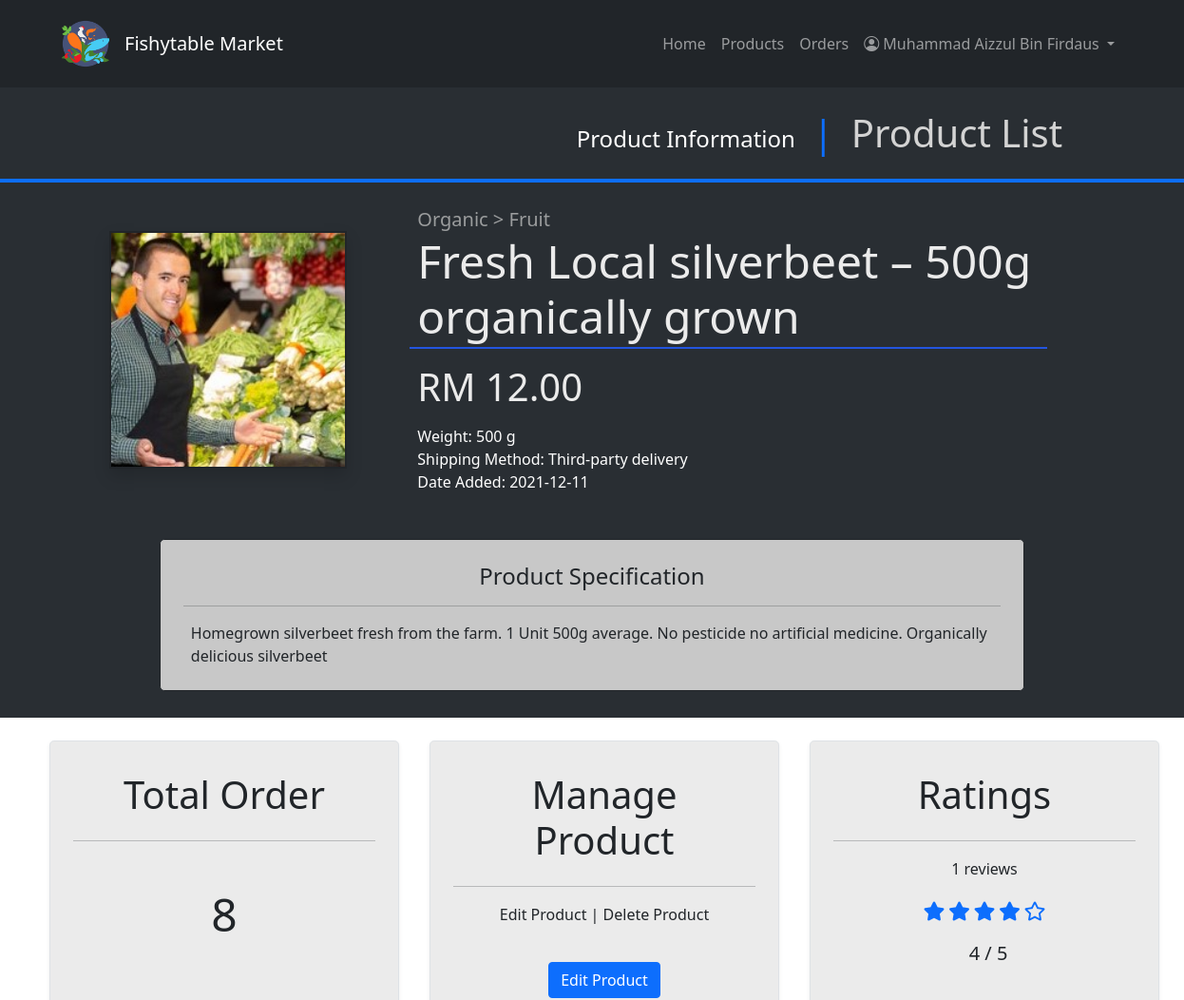
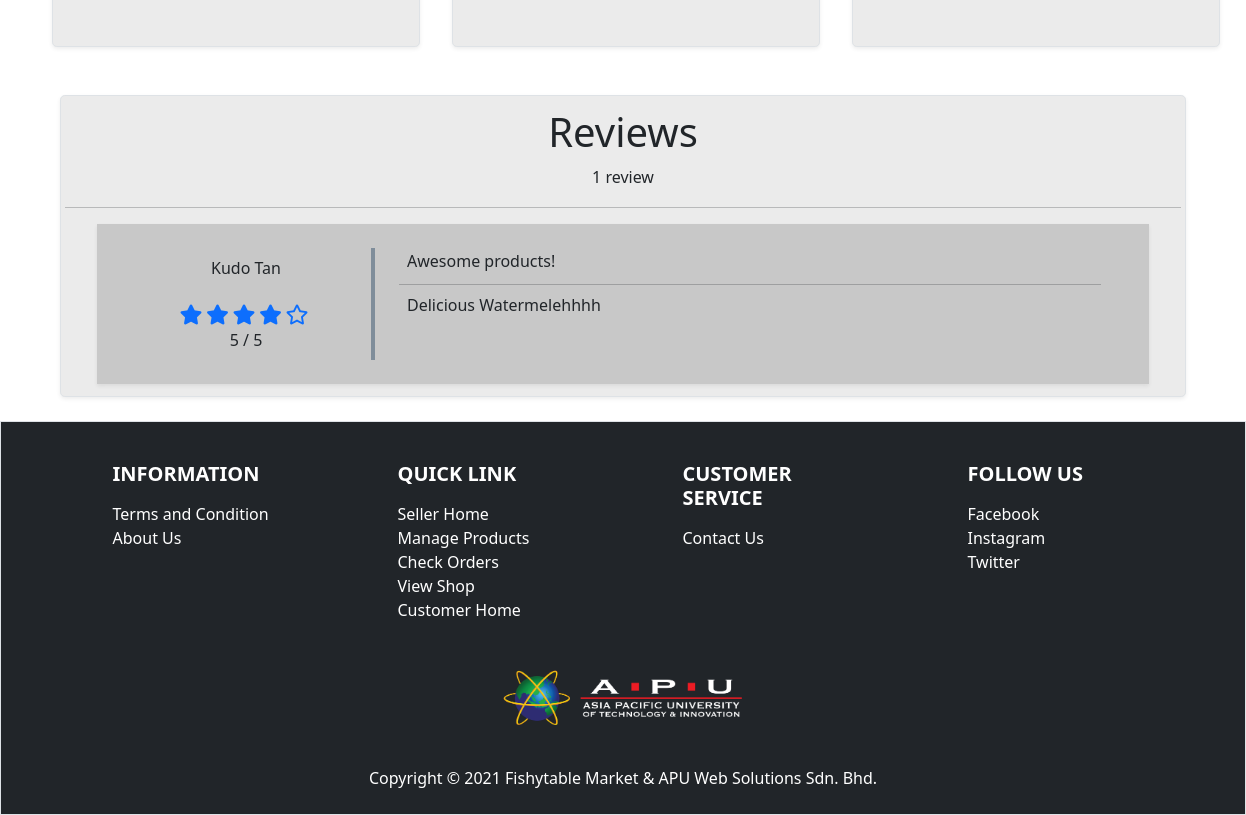
Screenshot of /seller_products_info.php?ProductID=3 (signed in) with the database file from the repository (2 pictures, top to bottom).
### tables this page shows
CREATE TABLE IF NOT EXISTS `product` (
  `ProductID` int NOT NULL AUTO_INCREMENT,
  `ProductName` varchar(60) NOT NULL,
  `ShippingMethod` varchar(25) NOT NULL,
  `Price` decimal(10,2) NOT NULL,
  `ProductSpecification` varchar(1200) DEFAULT NULL,
  `ProductPicture` varchar(255) NOT NULL,
  `Weight` int NOT NULL,
  `DateAdded` date NOT NULL,
  `SellerID` int NOT NULL,
  `SubCategoryID` char(6) NOT NULL,
  `ProductRating` int DEFAULT NULL,
  PRIMARY KEY (`ProductID`),
  KEY `SellerID` (`SellerID`,`SubCategoryID`),
  KEY `SubCategoryID` (`SubCategoryID`)
);

CREATE TABLE IF NOT EXISTS `subcategory` (
  `SubCategoryID` char(6) NOT NULL,
  `SubCategoryName` varchar(30) NOT NULL,
  `CategoryID` char(6) NOT NULL,
  PRIMARY KEY (`SubCategoryID`),
  KEY `CategoryID` (`CategoryID`)
);

CREATE TABLE IF NOT EXISTS `category` (
  `CategoryID` char(6) NOT NULL,
  `CategoryName` varchar(30) NOT NULL,
  PRIMARY KEY (`CategoryID`)
);

CREATE TABLE IF NOT EXISTS `rating` (
  `RatingID` int NOT NULL AUTO_INCREMENT,
  `Rating` int NOT NULL,
  `FeedbackHeader` varchar(50) NOT NULL,
  `Feedback` varchar(255) DEFAULT NULL,
  `DateWritten` date NOT NULL,
  `CustID` int NOT NULL,
  `ProductID` int NOT NULL,
  `CartID` int NOT NULL,
  PRIMARY KEY (`RatingID`),
  KEY `CustID` (`CustID`,`ProductID`,`CartID`),
  KEY `ProductID` (`ProductID`),
  KEY `CartID` (`CartID`)
);

CREATE TABLE IF NOT EXISTS `customer` (
  `CustID` int NOT NULL AUTO_INCREMENT,
  `CustName` varchar(30) NOT NULL,
  `CustEmail` varchar(255) NOT NULL,
  `CustPassword` varchar(128) NOT NULL,
  `CustAddress` varchar(255) NOT NULL,
  PRIMARY KEY (`CustID`)
);

### resources/seller_utility.php (called while the page is built, shortened)
<?php
function sql_retrieveRecord($con, $table, $idColName, $idData, $returnResult = false)
{
    $sql = "SELECT * FROM $table WHERE $idColName = '$idData'";
    $result = mysqli_query($con, $sql) or die(mysqli_error($con));
    return $returnResult == false ? mysqli_fetch_array($result) : $result;
}
function subcategory_getData($con, $subCategoryID)
{
    $sql = "SELECT * FROM subcategory
    INNER JOIN category ON category.CategoryID = subcategory.CategoryID
    WHERE SubCategoryID = '".$subCategoryID."'";
    $result = mysqli_query($con, $sql) or die(mysqli_error($con));
    return mysqli_fetch_array($result);
}
?>

### seller_products_info.php (the view, shortened to what this page needs)
<?php require "resources/conn.php"?>
<?php require "resources/seller_utility.php"?>
<?php require "resources/basic_utility.php"?>
<?php
    $productID = $_GET["ProductID"];
    $data_product = sql_retrieveRecord($con, "product", "ProductID", $productID);
    $data_subCategory = subcategory_getData($con, $data_product["SubCategoryID"]);
    $sql_review =
    "SELECT rating.RatingID, rating.Rating, rating.FeedbackHeader, rating.Feedback, rating.DateWritten, customer.CustID, customer.CustName, rating.ProductID
    FROM rating INNER JOIN customer ON customer.CustID = rating.CustID
    WHERE rating.ProductID = '".$productID."'
    ORDER BY rating.DateWritten DESC
    ";
    $result_review = mysqli_query($con, $sql_review) or die(mysqli_error($con));
    $sql_productcart =
    "SELECT *
    FROM productcartlist
    INNER JOIN cart ON cart.CartID = productcartlist.CartID
    WHERE cart.CartPaid = 1 AND productcartlist.ProductID = ".$productID;
    $result_productcart = mysqli_query($con, $sql_productcart) or die(mysqli_error($con));
?>
<!DOCTYPE html>
<html lang="en">
<head>
    <?php require "import_headInfo.php"?>
    <?php require "resources/import_sellerHeadInfo.php"?>
</head>
<body>
    <?php require "header_seller.php"; ?>
    <div class="container-fluid">
        <div class="text-end display-6 bg-color-black-2 text-white row py-4">
            <div class="me-4 pe-4 col-md-11">
                <span class="fs-4 ">Product Information</span>
                <span class="text-primary px-2">|</span>
                <span class="text-gray-2 display-6">Product List</span>
            </div>
        </div>
        <div class="pb-1 bg-primary row"></div>
        <div class="row bg-color-black-2 px-4">
            <div class="row mx-auto px-4 pb-1">
                <div class="col-lg-4 text-center p-4 d-flex align-items-center justify-content-center">
                    <img class="border border-2 border-dark shadow" src="<?php echo $data_product['ProductPicture'];?>" style="width: 250px; height: 250px;" alt="Picture of seller">
                </div>
                <div class="col-lg-7 d-md-flexbox flex-md-column p-0 py-4 ">
                    <div class="d-flex">
                        <div class="fs-5 text-gray-3 ps-2"><?php
                            echo $data_subCategory["CategoryName"]." > ". $data_subCategory["SubCategoryName"];?>
                        </div>
                    </div>
                    <div class="display-5 ps-2 mb-1">
                            <div class="text-gray-1"><?php echo $data_product['ProductName']?></div>
                    </div>
                    <div class="spanLineFull-blue p-0 mb-3"></div>
                    <div class="ps-2">
                        <span class="h1 text-gray-1 ">RM <?php echo $data_product["Price"] ?></span>
                    </div>
                    <div class="px-2 pt-3">
                        <div class="col-10 d-flex flex-column align-items-start text-white">
                            <div><span class="h6">Weight:</span> <?php echo $data_product["Weight"] ?> g</div>
                            <div><span class="h6">Shipping Method:</span> <?php echo $data_product["ShippingMethod"] ?></div>
                            <div><span class="h6">Date Added:</span> <?php echo $data_product["DateAdded"] ?></div>
                        </div>
                    </div>
                </div>
                <div class="col-lg-1" ></div>
                <div class="col-lg-1"></div>
                <div class="col-lg-10 mx-auto mx-4 p-4" style="min-height: 200px;">
                    <div class="bg-color-white-4 border border-1 rounded rounded-3 border-dark p-4">
                        <div class="h4 text-center mb-1">Product Specification</div>
                        <hr>
                        <div class="px-2">
                            <?php echo $data_product["ProductSpecification"]; ?>
                        </div>
                    </div>
                </div>
                <div class="col-lg-1"></div>
            </div>
        </div>
        <div class="p-4 d-flex flex-column d-md-flex flex-md-row justify-content-evenly">
            <div class="pb-4" style="min-height:250px; min-width: 400px;">
                <div class="mx-3 bg-color-white-2 border border-1 rounded rounded-3 shadow-sm p-4 h-100">
                    <div class="text-center display-6 p-2">Total Order</div>
                    <hr class="">
                    <div class="text-center pt-4 my-4 display-5">
                        <?php echo $result_productcart->num_rows ?>
                    </div>
                </div>
            </div>
            <div class="pb-4" style="min-height:250px;min-width: 400px;">
                <div class="mx-3 bg-color-white-2 border border-1 rounded rounded-3 shadow-sm p-4 h-100">
                    <div class="text-center display-6 p-2">Manage Product</div>
                    <hr class="">
                    <div class="text-center pt-1 h6">Edit Product | Delete Product</div>
                    <div class="text-center pt-3 my-4">
                        <a class="btn btn-primary" href="seller_products_edit.php?ProductID=<?php echo $productID ?>">Edit Product</a>
                    </div>
                </div>
            </div>
            <div class="pb-4" style="min-height:250px; min-width: 400px;">
                <div class="mx-3 bg-color-white-2 border border-1 rounded rounded-3 shadow-sm p-4 h-100">
                    <div class="text-center display-6 p-2">Ratings</div>
                    <hr class="">
                    <div class="text-center pt-1">
                            <div class="mb-4 text-center h6"><?php echo $result_review->num_rows ?> reviews</div>
                            <div class="ps-1 text-center mb-3">
                                <?php echo generate_ratingStar($data_product["ProductRating"]) ?>
                            </div>
                            <div class="ps-2 fs-5 text-nowrap "> <?php echo $data_product["ProductRating"] ?> / 5</div>
                    </div>
                </div>
            </div>
        </div>
        <div class="px-4 mb-4 mx-auto">
            <div class="mx-4 bg-color-white-2 border border-1 rounded rounded-3 shadow-sm p-1">
                <div class="text-center display-6 p-2">Reviews</div>
                <div class="text-center h6 p-1"><?php echo $result_review->num_rows ?> review</div>
                <hr class="">
                <div class="px-4 ">
                <?php
                    while ($row = mysqli_fetch_array($result_review))
                    {
                        $element =
                        '
                                <div class="p-4 m-2 bg-color-white-4 shadow-sm d-flex flex-column d-md-flex flex-md-row">
                                    <div class="px-4 py-2 text-center" style="min-width: 250px">
                                        <div class="text-break">'.$row["CustName"].'</div>
                                        <br>
                                        <div class="">'.generate_ratingStar($row["Rating"]).'</div>
                                        <div>5 / 5</div>
                                    </div>
                                    <div class="bg-color-black-4 pe-1"></div>
                                    <div class="mx-4 flex-grow-1">
                                        <div class="px-2 py-1 h6">'.$row["FeedbackHeader"].'</div>
                                        <hr class="m-0">
                                        <div class="p-2">
                                        '.$row["Feedback"].'
                                        </div>
                                    </div>
                                </div>
                        ';
                        echo $element;
                    }
                ?>
                </div>
            </div>
        </div>
    </div>
    <?php require "footer_seller.php";?>
</body>
</html>

### resources/basic_utility.php (shortened to what this page needs)
<?php
function generate_ratingStar($rating, $additionalClass = "fs-5 text-primary ")
{
    $e_rating = "";
    $temp_rating = 0;
    for ($i=0; $i < 5; $i++) {
        if ($temp_rating < $rating)
        {
            $e_rating .= '<span class="'.$additionalClass.' pe-1 fa fa-star"></span>';
        }
        else
        {
            $e_rating .= '<span class="'.$additionalClass.' pe-1 far fa-star"></span>';
        }
        $temp_rating ++;
    }
    return $e_rating;
}
?>

### css/header_style.css (style rules this page uses)
.text-gray-1 { color: #ebebeb; }
.text-gray-2 { color: #d3d3d3; }
.text-gray-3 { color: #9b9d9e; }
.spanLineFull-blue { width: 100%; border-top:none; border-bottom: 2px solid rgb(35, 85, 223); }
.bg-color-white-2 { background-color:rgb(235, 235, 235); }
.bg-color-white-4 { background-color:rgb(200, 200, 200); }
.bg-color-black-2 { background-color: #292e33; }
.bg-color-black-4 { background-color: #7f8d9a; }

### rows the page displays
product: ProductPicture (picture), ProductName "Fresh Local silverbeet – 500g organically grown", Price "12.00", Weight "500", ShippingMethod "Third-party delivery", DateAdded "2021-12-11", ProductSpecification "Homegrown silverbeet fresh from the farm. 1 Unit 500g average. No pesticide no artificial medicine. Organically delicious silverbeet", ProductRating "4"
subcategory: CategoryID.CategoryName "Organic", SubCategoryName "Fruit"
rating: CustID.CustName "Kudo Tan", Rating 4 (drawn), FeedbackHeader "Awesome products!", Feedback "Delicious Watermelehhhh"

### other values shown
$_SESSION["SellerData"]['SellerName'] "Muhammad Aizzul Bin Firdaus"
$result_productcart->num_rows "8"
$result_review->num_rows "1"
